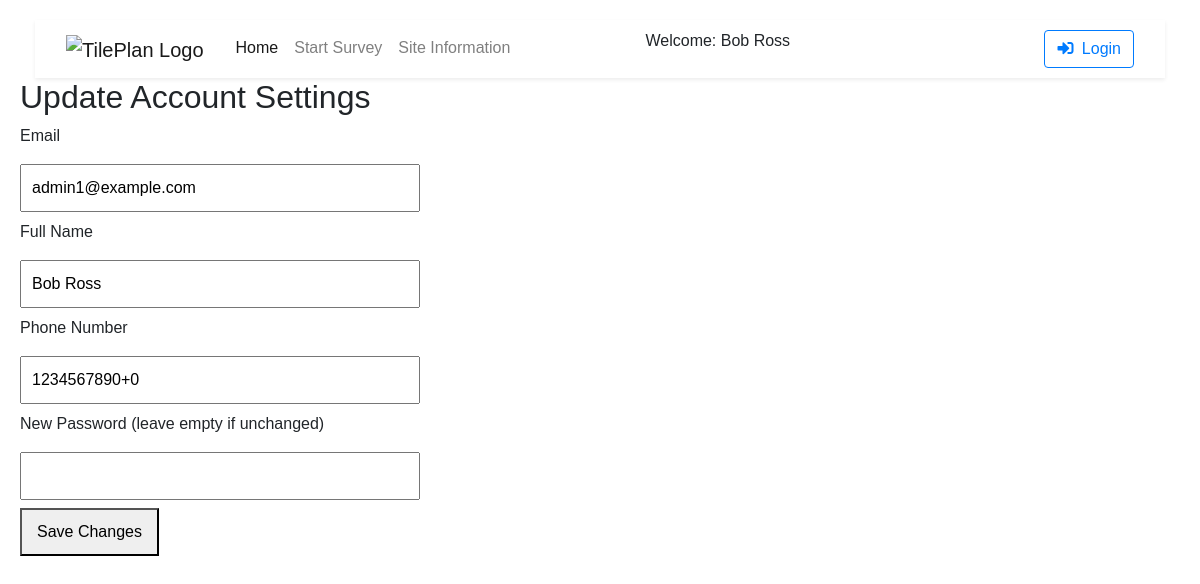
The page /update_account.php (signed in) on the database its author committed.
### tables this page shows
CREATE TABLE users (
                       id              INTEGER PRIMARY KEY AUTOINCREMENT,
                       account_email   TEXT NOT NULL UNIQUE,
                       password_hashed TEXT NOT NULL,
                       full_name       TEXT NOT NULL,
                       account_phone   TEXT,
                       role            TEXT NOT NULL DEFAULT 'customer'
                           CHECK (role IN ('admin', 'operator', 'staff', 'customer')),
                       is_active       INTEGER NOT NULL DEFAULT 1
                           CHECK (is_active IN (0, 1))
);

### update_account.php (called while the page is built, shortened)
<?php
require_once __DIR__ . "/Model/Auth.php";
$currentUser = Authentication::getCurrentUser();
require_once("Views/update_account.phtml");

### Model/Auth.php (called while the page is built, shortened)
<?php
class Authentication {
    public static function getCurrentUser(){
        $db = Database::getInstance()->getConnection();
        $stmt = $db->prepare("SELECT id, full_name, account_email, account_phone, role FROM users WHERE id = :id");
        $stmt->execute([':id' => $_SESSION['user_id']]);
        $user = $stmt->fetch(PDO::FETCH_ASSOC);
        return $user ?: null;
    }
}

### Views/update_account.phtml (the view, shortened to what this page needs)
<?php
require_once __DIR__ . "/../Model/Auth.php";
include __DIR__ . "/template/header.phtml";
?>
<!DOCTYPE html>
<html>
<head>
</head>
<body>
<h2>Update Account Settings</h2>
<form method="POST">
    <label>Email</label>
    <input type="email" name="email" required value="<?= htmlspecialchars($currentUser['account_email']) ?>">
    <label>Full Name</label>
    <input type="text" name="full_name" required value="<?= htmlspecialchars($currentUser['full_name']) ?>">
    <label>Phone Number</label>
    <input type="text" name="phone" required value="<?= htmlspecialchars($currentUser['account_phone']) ?>">
    <label>New Password (leave empty if unchanged)</label>
    <input type="password" name="password">
    <button type="submit">Save Changes</button>
</form>
</body>
</html>

### Views/css/my-style.css (style rules this page uses)
body { margin: 0; font-family: Arial, sans-serif; }

### Views/css/theme-TEK.css (style rules this page uses)
:root { --yellow-main: #F2C300; --yellow-hover: #FFDF4D; --blue-main: #1D215E; --blue-hover: #2F3BB7; --black: #000; --white: #fff; }

### Views/update_account.phtml (style rules this page uses)
body { font-family: Arial, sans-serif; margin: 20px; }
form { max-width: 400px; }
input { width: 100%; padding: 10px; margin: 8px 0; }
button { padding: 10px 15px; }

### rows shown on the page
users: email "admin1@example.com", full_name "Bob Ross", phone "1234567890+0"

### other values the page prints
Authentication::full_name() "Bob Ross"
